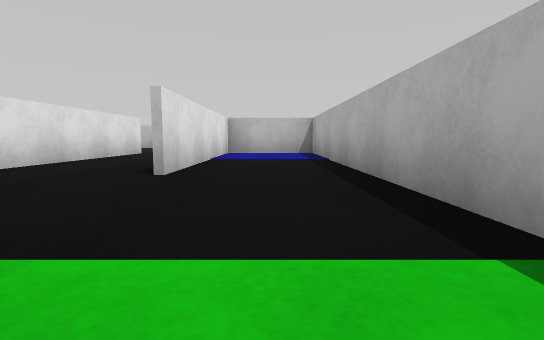
[1] (above)

24 first-person views from a walk through a Webots world. The camera is 0.04 m above the floor, tilts 6° down and sees 85° across. The floor is counted in squares, 0.1 m on a side. Each view is taken from the middle of a square. On the plan, view 1 faces up. The plan holds only what a view shows up to about 9 squares ahead; the rest is blank. Robots are left out.

[2]
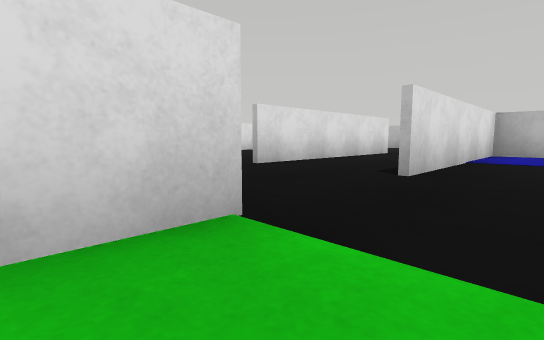

[3]
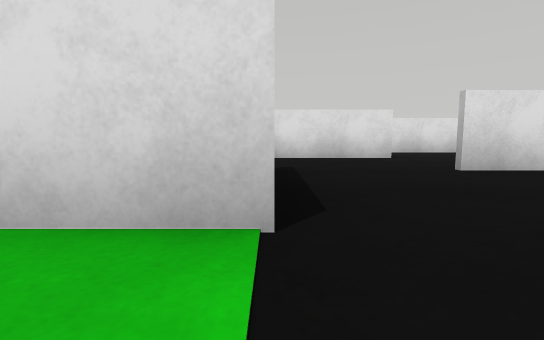

[4]
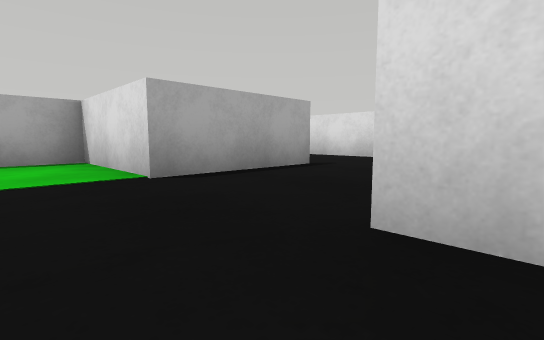

[5]
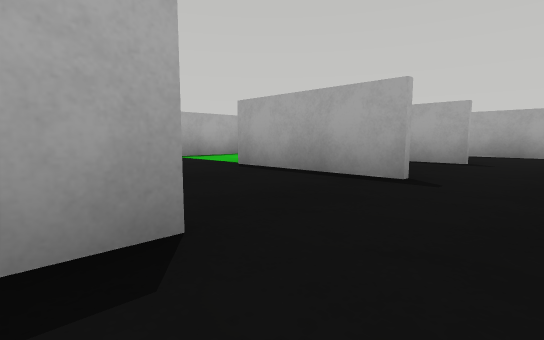

[6]
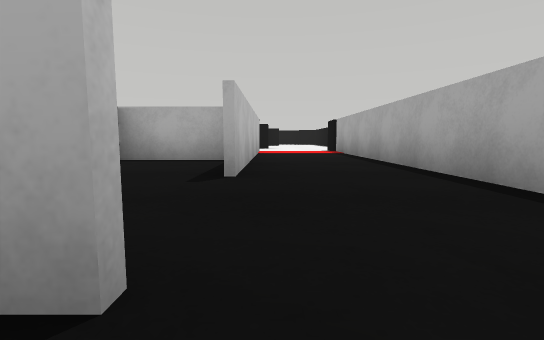

[7]
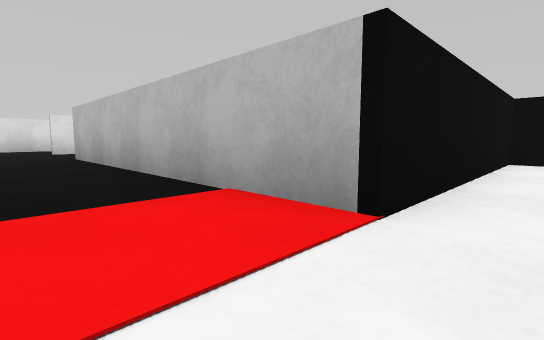

[8]
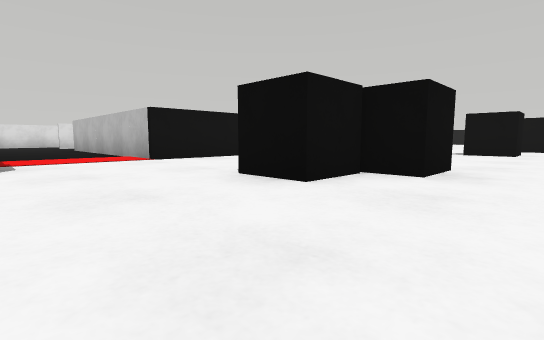

[9]
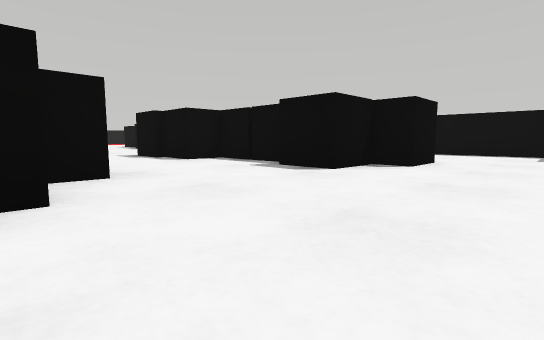

[10]
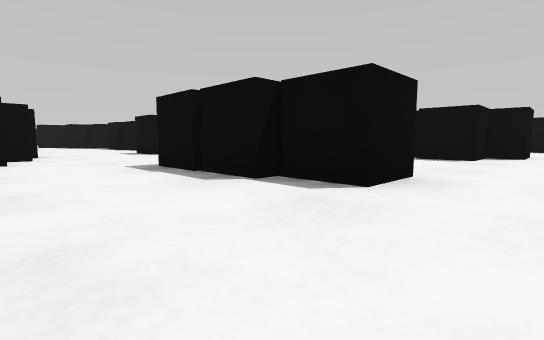

[11]
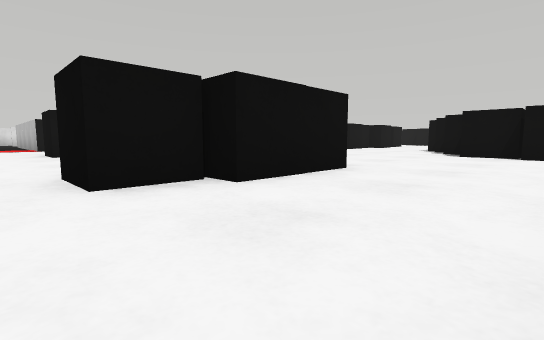

[12]
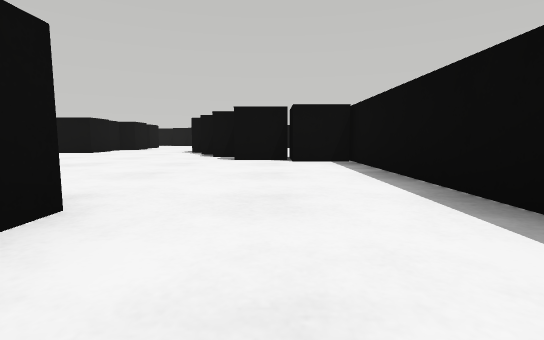

[13]
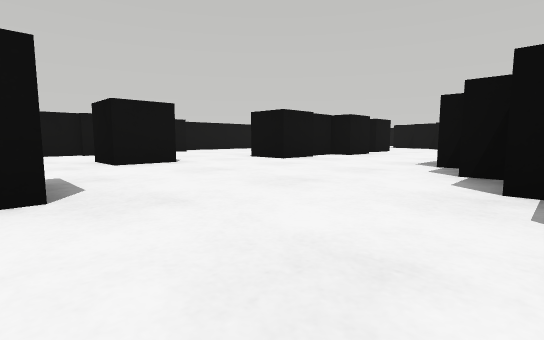

[14]
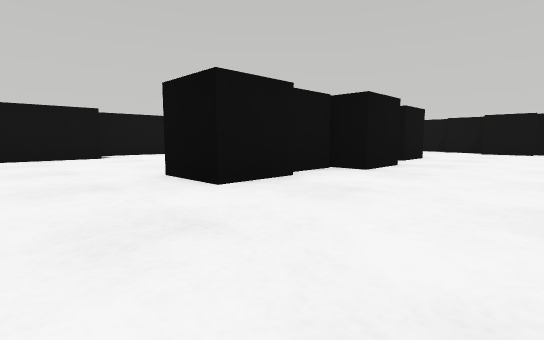

[15]
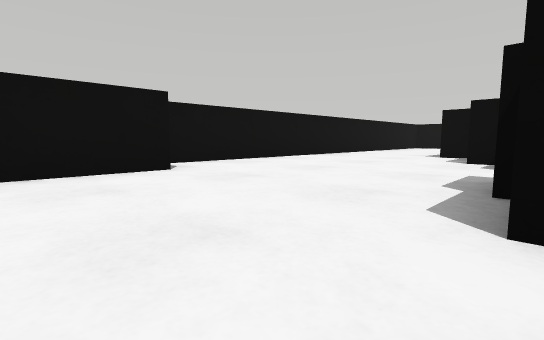

[16]
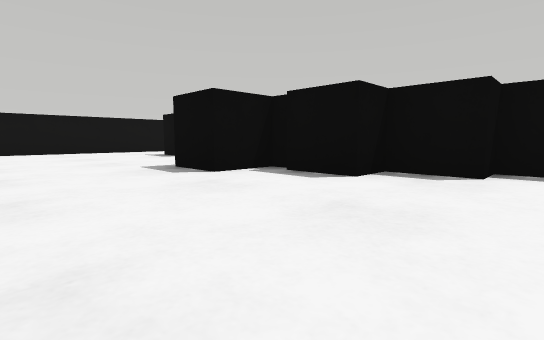

[17]
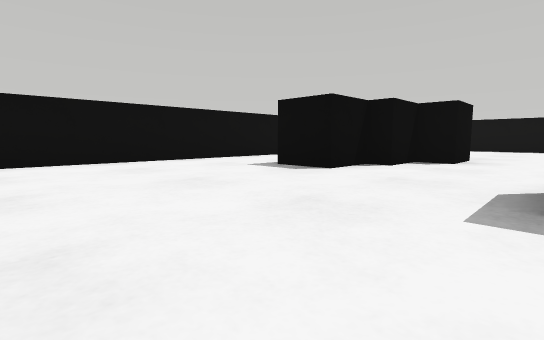

[18]
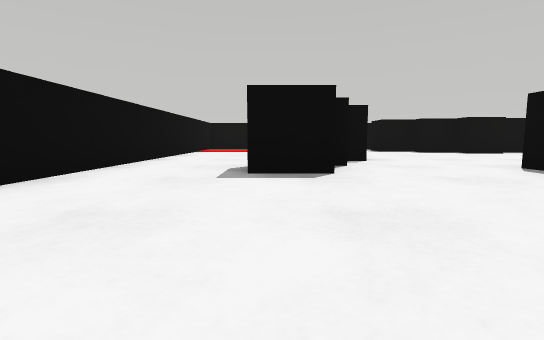

[19]
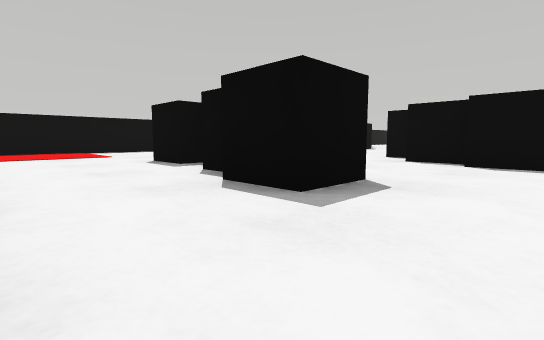

[20]
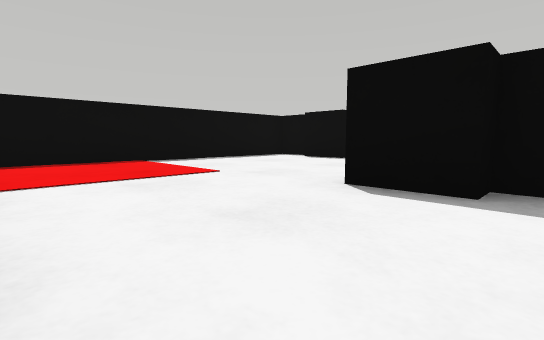

[21]
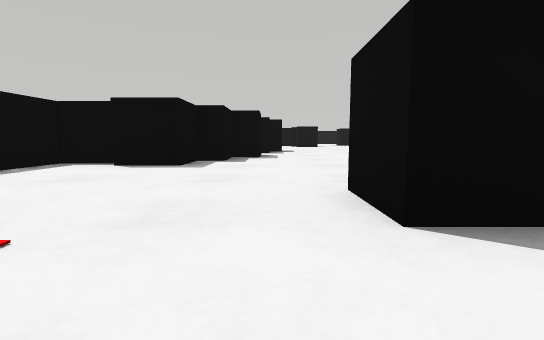

[22]
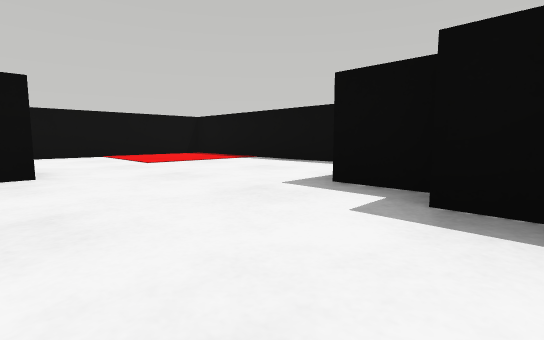

[23]
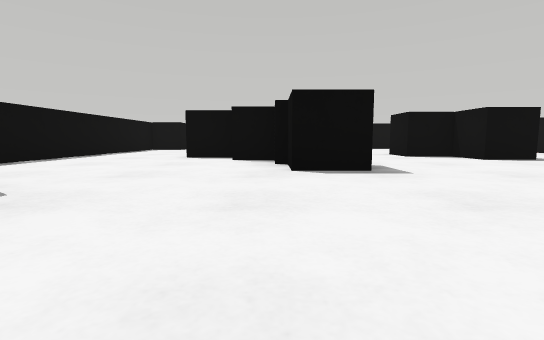

[24]
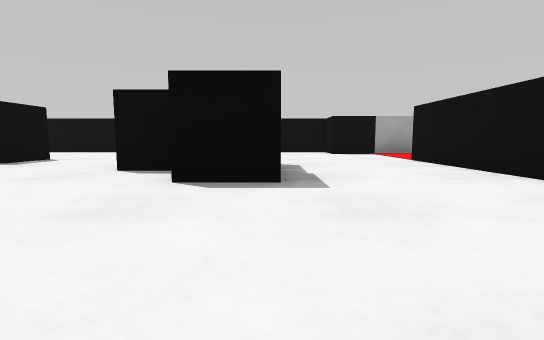

### Floor plan
Points are (right, up) in squares from view 1. A wall is a line through its corners. A room is listed if a view was taken in it or the views show most of it. See-through windows are left out.
Room 1 (views 1, 2, 3, 4)
walls: (-1.2, 1) (-1.2, -1.5) (-0.1, -1.5); (1.1, -0.9) (1.1, 8.4) (-1.2, 8.4) (-1.2, 3.4)
ways out: opening at (-1, 2.5) to room 2
Room 2 (view 5)
walls: (-3.7, 8.6) (-3.7, 3.4); (-3.9, 3.4) (-3.9, 4); (-6.2, 3.6) (-6.2, 1.6); (-3.9, 1) (-1.2, 1)
ways out: opening at (-1, 2.5) to room 1; opening at (-4.5, 1) to room 5; opening at (-6, 6)
Room 3 (view 6)
walls: (-8.7, -1.9) (-8.7, -2.5)
ways out: opening at (-6, -2.5) to room 5
Room 4 (views 7, 8, 9, 10, 11, 12, 13, 14, 15, 16, 17, 18, 19, 20, 21, 22, 23, 24)
walls: (2.4, 2.9) (2.4, -1.6) (0.5, -1.6); (14.4, 13.1) (14.4, 19.3) (3.1, 19.3); (2.4, 14.2) (2.4, 8); (9.6, -4.9) (11.8, -4.9); (14.4, -3.6) (14.4, 4.2); (3.4, -4.9) (4.8, -4.9); (0.5, -4) (2.4, -4)
ways out: opening at (0, -3) to room 5
objects: black box (3, -4); black box (3, 3) to (3, 4); black box (3, 5) to (4, 5); black box (3, 6); black box (3, 7) to (3, 8); black box (4, 6); black box (5, -2) to (6, -1); black box (5, 0) to (6, 1); black box (5, 13) to (5, 14); black box (6, -1) to (7, 0); black box (6, 5) to (7, 5); black box (6, 12); black box (6, 13) to (6, 14); black box (7, 8) to (8, 8); black box (7, 9); black box (7, 10) to (8, 10); black box (7, 11) to (7, 12); black box (7, 12) to (8, 13); black box (7, 17); black box (8, 16); black box (8, 17); black box (9, 1) to (10, 2); black box (9, 3) to (10, 3); black box (9, 16) to (10, 16); black box (10, -2) to (10, -1); black box (10, 0); black box (11, -2) to (11, -1); black box (11, 0) to (12, 1); black box (11, 7); black box (11, 8) to (12, 8); black box (11, 9) to (12, 9); black box (12, -1); black box (12, 6) to (12, 7); black box (12, 10) to (13, 10); black box (12, 11); black box (12, 12) to (13, 12); black box (13, 5) to (14, 5); black box (13, 6); black box (13, 13); black box (14, 12) to (14, 13)
Room 5 (no view inside)
walls: (-3.9, -1.5) (-2.9, -1.5); (-1.4, -1.1) (-1.4, 1); (-4.9, -4) (0.5, -4); (0.5, -1.6) (-3.9, -1.6); (-6.2, 1.6) (-6.2, -1.6)
ways out: opening at (-4.5, 1) to room 2; opening at (-6, -2.5) to room 3; opening at (0, -3) to room 4

Where each view was taken, in squares from view 1:
view 1: 0 up, 0 right, facing up
view 2: 0 up, 0 right, facing up-left
view 3: 1 up, 0 right, facing left
view 4: 4 up, 0 right, facing down-left
view 5: 4 up, 5 left, facing down-right
view 6: 2 down, 7 left, facing right
view 7: 3 down, 3 right, facing up-left
view 8: 4 down, 8 right, facing up-left
view 9: 4 down, 6 right, facing up-right
view 10: 3 down, 3 right, facing up-right
view 11: 3 down, 14 right, facing up-left
view 12: 1 down, 13 right, facing up
view 13: 3 up, 12 right, facing up-left
view 14: 6 up, 10 right, facing up-left
view 15: 6 up, 7 right, facing up-left
view 16: 10 up, 3 right, facing up-right
view 17: 14 up, 3 right, facing up-right
view 18: 17 up, 3 right, facing right
view 19: 19 up, 5 right, facing down-right
view 20: 19 up, 9 right, facing down-right
view 21: 18 up, 11 right, facing down
view 22: 12 up, 10 right, facing up-right
view 23: 7 up, 10 right, facing down
view 24: 4 up, 5 right, facing down
